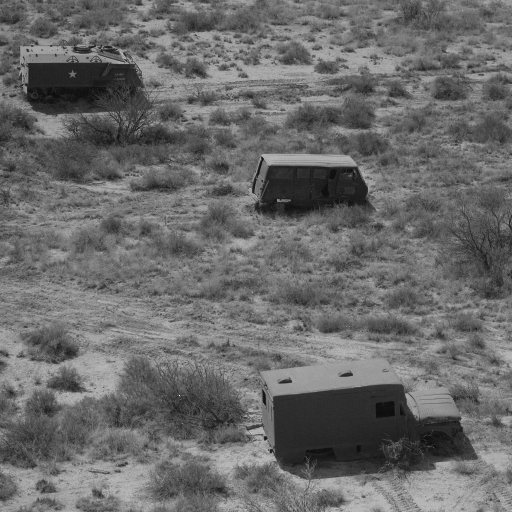
#> input picture Dataset/7.1.05.tiff, 512 x 512 px, found by its file name
$ python Double_thresholding.py
#> lines starting #> are read from the running program, lines starting #| are printed output that depends on the picture
import skimage.io as io
import matplotlib.pyplot as plt
import skimage.exposure as ex

f = io.imread('U:\\4-1\\Digital Image Processing LAB\\Lab_Report_4_5_6_7_8\\Dataset\\misc\\7.1.05.tiff')
#> f is the input picture: shape (512, 512); min 12, max 249, mean 106.4


plt.subplot(2,1,1)
plt.axis('off')
plt.title('Original image')
plt.imshow(f, cmap='gray')

plt.subplot(2,1,2)
plt.axis('off')
plt.title('Double thresholded image')
plt.imshow((f>40) & (f<80), cmap='gray')

plt.show()
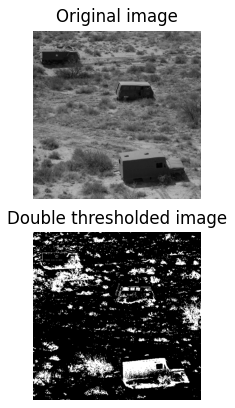
#> figure drawn by matplotlib, 2 panels
